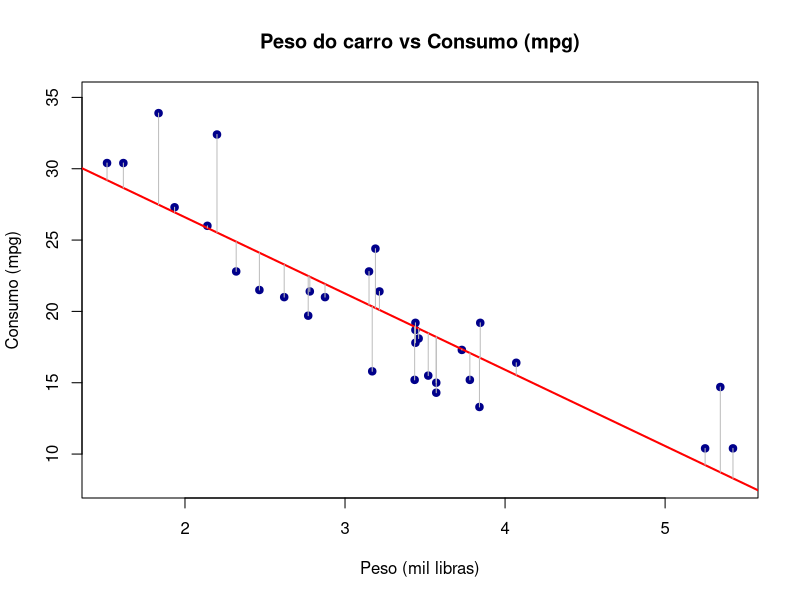
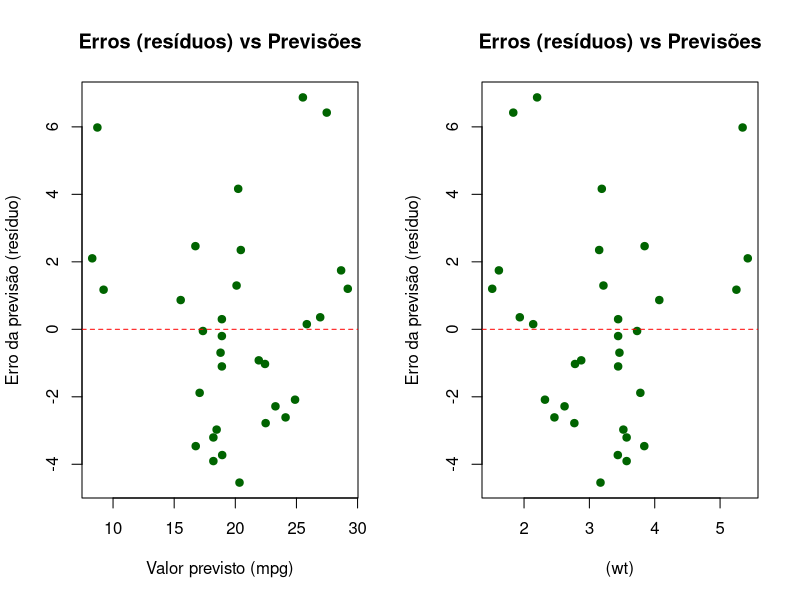

Recreate these plots in R, in order. (Note: this script raises an error after producing the figures.)

rm(list=ls())

# Carregar base de dados -------
data(mtcars)

# Olhar os primeiros dados -------
head(mtcars)
str(mtcars)


# Ajuste ------------------------------------------------------------------


#' Regressão linear simples: mpg (consumo) ~ wt (peso do carro)
#' Como o peso do carro (wt) afeta o consumo de combustível (mpg) em milhas por galão?
modelo <- lm(mpg ~ wt, data = mtcars)

#' Ver resumo do modelo
modelo


# Gráfico da regressão --------------------------

#' Gráfico de dispersão com a reta de regressão
plot(mtcars$wt, mtcars$mpg,
     main = "Peso do carro vs Consumo (mpg)",
     xlab = "Peso (mil libras)", ylab = "Consumo (mpg)",
     pch = 19, col = "darkblue",ylim=c(8,35))

#' Adiciona a reta do modelo
abline(modelo, col = "red", lwd = 2)

pred <- predict(modelo) #ou modelo$fitted.values
segments(mtcars$wt, mtcars$mpg, mtcars$wt, pred, col = "gray")

#' Essas linhas mostram o "erro" da previsão (resíduo)

pred_mean_wt <- predict(modelo,newdata = data.frame(wt=mean(mtcars$wt)))
predict(modelo,newdata = data.frame(wt=2.5),interval = "prediction")

#' Gráfico dos resíduos # --------------------------

res = residuals(modelo) # ou modelo$residuals

#' Gráfico de resíduos vs valores ajustados
par(mfrow=c(1,2))

plot(modelo$fitted.values, modelo$residuals,
     main = "Erros (resíduos) vs Previsões",
     xlab = "Valor previsto (mpg)", ylab = "Erro da previsão (resíduo)",
     pch = 19, col = "darkgreen")
abline(h = 0, col = "red", lty = 2)

# Gráfico de wt vs valores ajustados
plot(mtcars$wt, modelo$residuals,
     main = "Erros (resíduos) vs Previsões",
     xlab = "(wt)", ylab = "Erro da previsão (resíduo)",
     pch = 19, col = "darkgreen")
abline(h = 0, col = "red", lty = 2)

x11()
par(mfrow=c(2,2))
plot(modelo)


#' Comentário: 
#' Se os pontos estão aleatoriamente espalhados ao redor da linha zero, o modelo está ok.
#' Se formar desenho (curva, funil, etc.), o modelo pode estar com problemas.

# 3. Histograma dos resíduos --------------------------

hist(modelo$residuals,
     main = "Distribuição dos erros (resíduos)",
     xlab = "Resíduo", col = "skyblue", border = "white")

# Comentário:
# Resíduos simétricos em torno de zero (parecendo uma curva de sino) são desejáveis.



